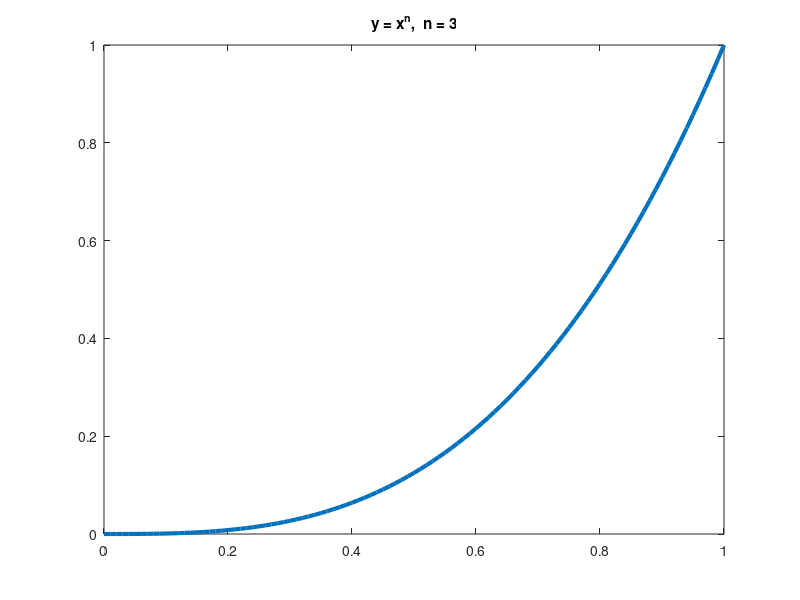
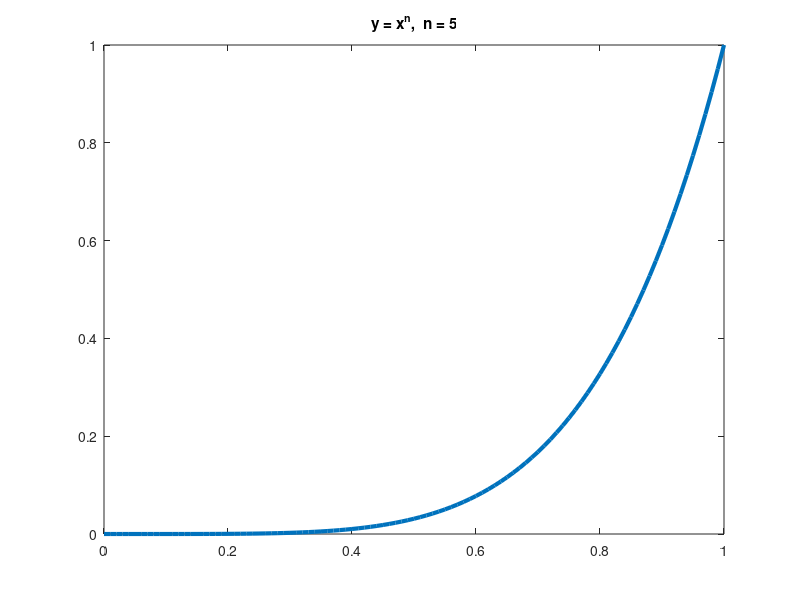

The MATLAB script that drew these images, in order: (Note: this script raises an error after producing the figures.)
x = 0:0.01:1;
n = 3;
y = x.^n;
plot(x,y,'LineWidth',3)
title(['y = x^n,  n = ' num2str(n) ])

n = 1:0.5:5;
nImages = length(n);

fig = figure;
for idx = 1:nImages
    y = x.^n(idx);
    plot(x,y,'LineWidth',3)
    title(['y = x^n,  n = ' num2str( n(idx)) ])
    drawnow
    frame = getframe(fig);
    im{idx} = frame2im(frame);
end
close;

% figure;
% for idx = 1:nImages
%     subplot(3,3,idx)
%     imshow(im{idx});
% end

filename = 'testAnimated.gif'; % Specify the output file name
for idx = 1:nImages
    [A,map] = rgb2ind(im{idx},256);
    if idx == 1
        imwrite(A,map,filename,'gif','LoopCount',Inf,'DelayTime',1);
    else
        imwrite(A,map,filename,'gif','WriteMode','append','DelayTime',1);
    end
end